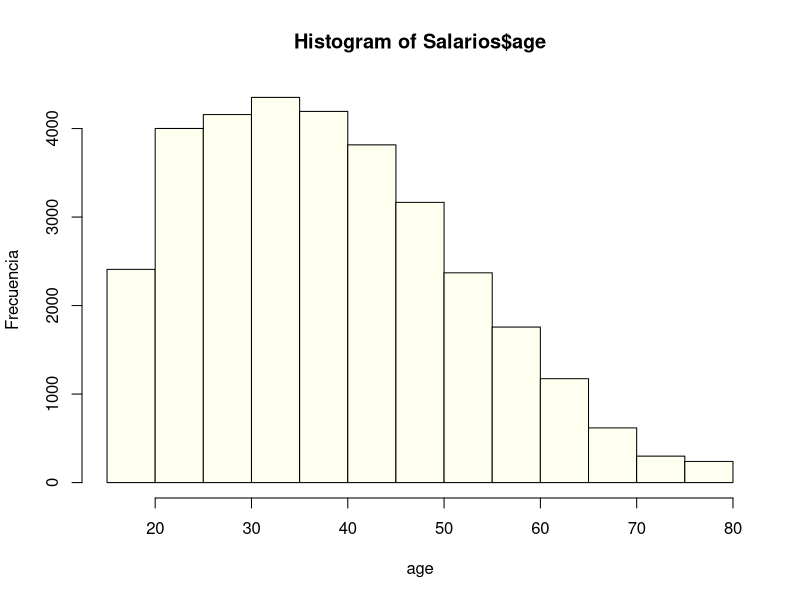

Generate this figure with R: (Note: this script raises an error after producing the figure.)
#Se carga el archivo csv en un data frame
#Para las variables no numéricas se crean factores, el separador
setwd("D:/uoc/estadistica avanzada/PEC2/" );
Salarios <-
  read.table("CensusIncome_clean.csv",
             header=TRUE, stringsAsFactors=TRUE, sep=",", na.strings="NA", dec=".",
             strip.white=TRUE)
#Se comprueba que se ha leido bien la tabla

str(Salarios)

#Haciendo un histograma de frecuencias puede verse  cierta similitud con una distribución normal pero con una  asimetría positiva

hist(Salarios$age, breaks="Sturges", col="ivory",ylab="Frecuencia",xlab="age",title="Histograma para variable age")

#Considerando el teorema del límite central, dado que el tamañano de la muestra de edades que disponemos,
# podemos asumir que ste teorema establece que el contraste de hipótesis sobre la media de una muestra 
#se aproxima a una distribución normal 

#Otra alternativa es susar el test de shapiro
#para ello seleccionamos una subconjunto con 5000 muestras
age_sample<-sample(Salarios$age,5000)
shapiro.test(age_sample)
#El marcador es proximo a 1 y el p valor muy bajo
#por tanto podemos asumir la normalidad de los datos de la variable age

#definimos la funcion  Intervalo de confianza de la media

IC <- function( x, NC=0.9 ){
  alfa<-1-NC
  n<-length(x)
  desv<-sd(x)
  media<-mean(x)
  
  #Z contiene el valor para el que se cumple que P(X>z)=alfa/2
  z<-qnorm (alfa/2,lower.tail=FALSE)
  
  #Se devuelven los dos valores del intervalo

  return(c(media-(z*desv/sqrt(n)),media+(z*desv/sqrt(n))))

}

#El intervalo de confianza para un valor de NC indiquca que 
# la media de la población se encuentra en dicho intervalo
#con una confianza del NC*100%
#Por eso cuando aumentamos el valor del NC aumenta el rango 
#del intervalo

IC(Salarios$age,0.9)
IC(Salarios$age,0.95)


# 2 Salario

#¿El salario medio de para los trabajadores autónomos es inferior que el del resto de trabajadores?

#Planteamos la hipótesis nula y la hipótiesis alternativa:

#H0 mu1=mu2
#H1 mu1<mu2

#siendo mu1 la media del salario de las personas self-employed y mu2 la media del resto de la población

#Aquí podemos aplicar un contraste de hipótesis de dos muestras independienttes (self-employed y el resto de categorías profesionales)
#sobre la media. Como no tenmos información  la varianza es desconocida.

#PAra ver si las varianzas son iguales o no Hacemos un F-Test



#usamos la funcion var.test, que hace el siguiente contraste de hipótesis bilateral con las varianzas de cada muestra
# H0 var1=var2
# H1 var1!=var2


muestra1<-Salarios$income[Salarios$workclass=="Self-Employed"]
muestra2<-Salarios$income[Salarios$workclass!="Self-Employed"]

var.test(muestra1, muestra2)

#El p-valor es inferior al nivel de significancia 0.05
# Por lo tanto no podemos rechazar la hipótesis nula y asumimos que las varianzas de las muestras son  homogéneas


varianzas <- function( x1, x2, NC=0.95 ){
  
  grados<-n1+n2-2
  x1<-muestra1
  x2<-muestra2
  alfa<-1-NC
  n1<-length(x1)
  n2<-length(x2)
  s1<-sd(x1)
  s2<-sd(x2)
  m1<-mean(x1)
  m2<-mean(x2)
  S<-sqrt(((n1-1)*s1^2+ (n2-1)*s2^2)/(n1+n2-2))
  z_obs<-(m1-m2)/(S*sqrt((1/n1)+(1/n2)))
  z_crit<-qt(1-alfa,df=grados,lower.tail = TRUE)
  p_valor<-pt(z_obs,df=grados,lower.tail = TRUE)
  
 # return (c(z_obs,z_crit,p_value))
  return (data.frame(z_obs=z_obs,z_crit=z_crit,p_valor=p_valor))
  
  
}
varianzas(muestra1,muestra2,0.9)
t.test(muestra1,muestra2,alternative="less", var.equal=TRUE,conf.level=0.9)
varianzas(muestra1,muestra2,0.95)
t.test(muestra1,muestra2,alternative="less", var.equal=TRUE)






